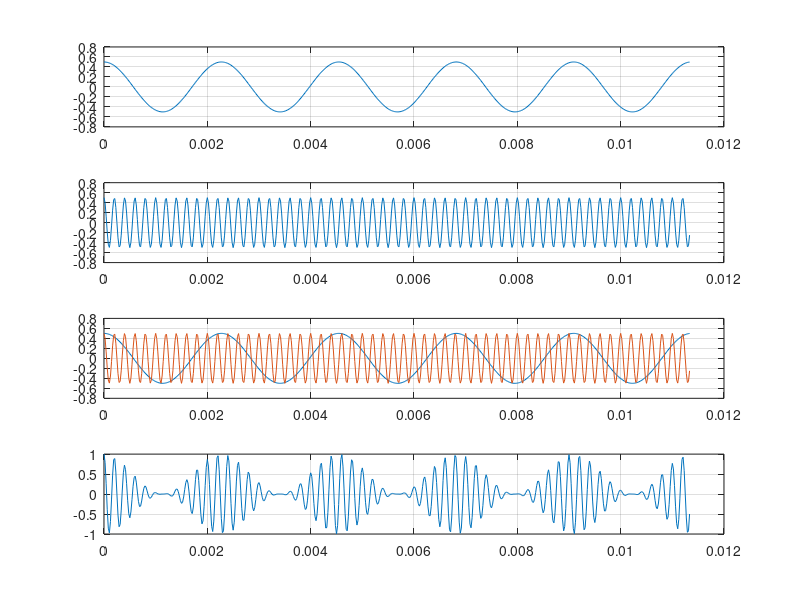

Source code (MATLAB):
%% Amplitudenmodulation
% Erzeugen eines amplitudenmodulierten Signals
% Signals
% Autor: Stefan Kramperger
% Datum: 16.01.2024


%% Deklarationen
Ac=0.5; % Carrieramplitude (Trägeramplitude)
Ai=0.5; % Informationsamplitude

fi=440; % Informationsfrequenz
Fc=5e3; % Carrierfrequenz (Trägerfrequenz)
phi=0;  % 
PHI=0;
tmax=3; % Maximale Laufzeit in Sekunden
fs=48e3;% Abtastfrequenz

%% Berechnungen 

t=0:1/fs:tmax;
ui=Ai*cos(2*pi*fi*t+phi);
uc=Ai*cos(2*pi*Fc*t+PHI);
np=round(fs/fi);

uAM=(Ac+ui).*cos(2*pi*Fc*t);

%% Darstellung

subplot(4,1,1)
plot(t(1:5*np),ui(1:5*np))
grid on

subplot(4,1,2)
plot(t(1:5*np),uc(1:5*np))
grid on

subplot(4,1,3)
plot(t(1:5*np),ui(1:5*np))
hold on
subplot(4,1,3)
plot(t(1:5*np),uc(1:5*np))
grid on

subplot(4,1,4)
plot(t(1:5*np),uAM(1:5*np))
grid on

sound(uAM,fs)
